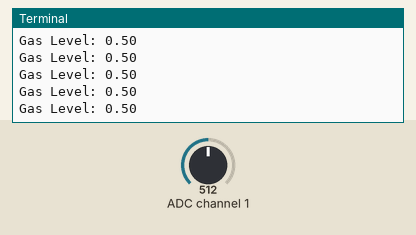
The program below on a simulated Raspberry Pi (BCM pin numbers). Parts: the last lines printed to the terminal. The inputs (shaded band) are chosen by the test bench; at power-on: ADC channel 1 = 512 (analog values on the 0–1023 scale).

Above: at 1.2 s.
1.3 s: ADC channel 1 set to 716
At 2.1 s:
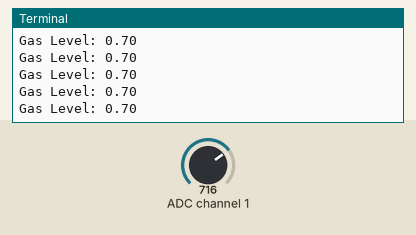
2.8 s: ADC channel 1 set to 900
At 3.8 s:
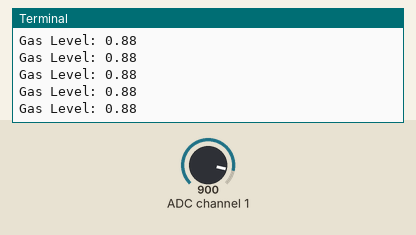
Timing chart, 0 to 5.0 s (numbered marks = the images above; inputs shaded):
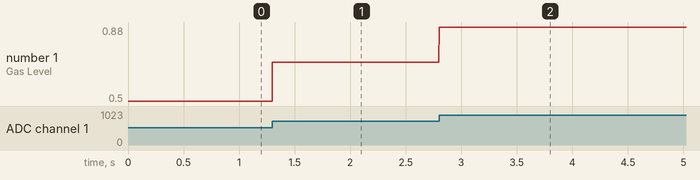

Measured:
- after the input at 1.3 s, the terminal: prints a new line at once (image 1)
- after the input at 2.8 s, the terminal: prints a new line at once (image 2)
- plotted number 1: 0.5 → 0.7 after the input at 1.3 s, 0.7 → 0.88 after the input at 2.8 s

The program:

gas_sensor.py
```python
from gpiozero import MCP3008

class GasSensor:
    def __init__(self, channel):
        self.adc = MCP3008(channel=channel)  # Requires SPI setup

    def get_gas_level(self):
        return self.adc.value  # Value between 0 and 1

# Usage Example
if __name__ == "__main__":
    gas_sensor = GasSensor(channel=1)
    while True:
        print(f"Gas Level: {gas_sensor.get_gas_level():.2f}")
```
